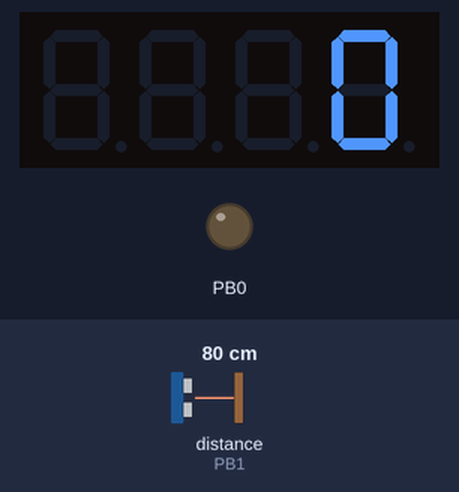
A sketch run on a simulated ATtiny85, built with avr-gcc and run on an emulated ATtiny85. Parts: 4-digit seven-segment display, output pins drawn as LEDs (lit = HIGH). The test bench sets the inputs (shaded band); at power-on: distance to the obstacle (sensor on PB1) 80 cm. The echo pulse lasts 58.3 µs per cm; pins used as bus, display or sensor lines are not drawn.

Above: at 1.2 s.

The sketch:

ATTINY85_Inductancia.ino
```cpp
#include <Wire.h>
#include <TM1637Display.h>
#define CLK 3   // define CLK pin (any digital pin)
#define DIO 4   // define DIO pin (any digital pin)
#define outImpulso 2  //Patita de la R
#define inImpulso  1  //Salida del OPAM
TM1637Display display(CLK, DIO);

//showNumberDec(numero, ceros precedentes /true o false/, longitud /1 a 4/, posicion /0 a 3/);
//showNumberDecEx(numero, puntos, ceros precedentes /true o false/, longitud /1 a 4/, posicion /0 a 3/);

unsigned long t = 0;
unsigned long iniPeriodo = 0;
unsigned long transcurrido = 0;
float Lx  = 0;
float fo  = 0;
float cap = 0.00000096;   //Valor del capacitor en paralelo a Lx (Ejemplo 883nF)
float pi  = 3.14159;

float inductancia(void){
   digitalWrite(outImpulso, HIGH);
   delay(1);
   digitalWrite(outImpulso, LOW);
   t = pulseIn(inImpulso, LOW);
   fo = 1000000 / (2 * t);
   Lx = (1 / (4 * pow(pi,2) * pow(fo,2) * cap)) * 1000000;
   return Lx;
}

void setup(){
   display.setBrightness(4);
   pinMode(inImpulso, INPUT_PULLUP);
   pinMode(outImpulso, OUTPUT);
   pinMode(0, OUTPUT);
}

void loop(){
   if(inductancia() > 9999){
     int Divide = inductancia()/10;
     digitalWrite(0, HIGH);
     display.showNumberDecEx(Divide, 0b01000000);
     delay(150);
     display.clear();
   }
   else if(inductancia() > 99999){
     int MegaDivide = inductancia()/1000;
     digitalWrite(0, HIGH);
     display.showNumberDecEx(MegaDivide, 0b00000000);
     delay(150);
     display.clear();
   }
   else{
     digitalWrite(0, LOW);
     display.showNumberDecEx(inductancia(), 0b00000000);
     delay(150);
     display.clear();
   }
}
```
